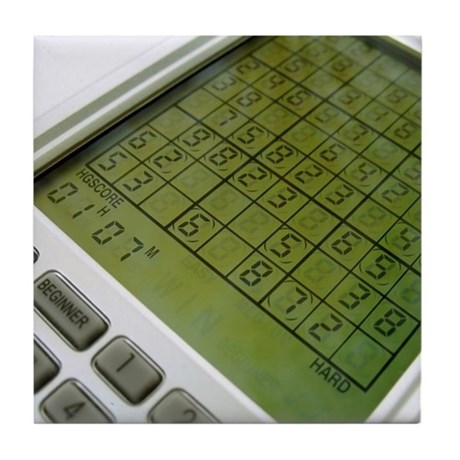
#> input picture examples/opencv-qing-song-ru-men/ch16/computer.jpg, 460 x 460 px
$ python 16.2_x.py
#> lines starting #> are read from the running program, lines starting #| are printed output that depends on the picture; after the words box and inside, x2 and y2 are one past the last pixel; in counts of white or black regions, pixels touching at a corner belong together
import cv2 as cv
import numpy as np
import matplotlib.pyplot as plt

img = cv.imread('computer.jpg')
#> img is the input picture: shape (460, 460, 3); mean B, G, R 130.4, 159.3, 153.1
img_gray = cv.cvtColor(img, cv.COLOR_BGR2GRAY)
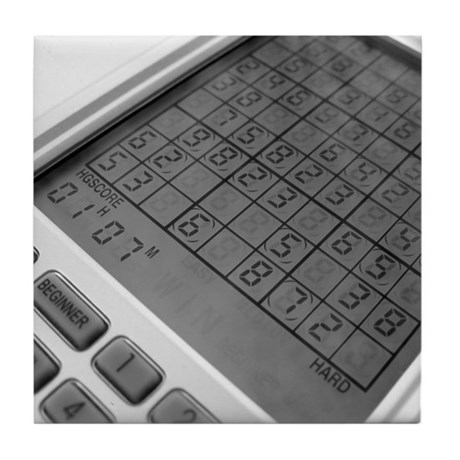
#> img_gray: shape (460, 460); min 0, max 255, mean 154.2
edges = cv.Canny(img_gray, 50, 150, apertureSize=3)
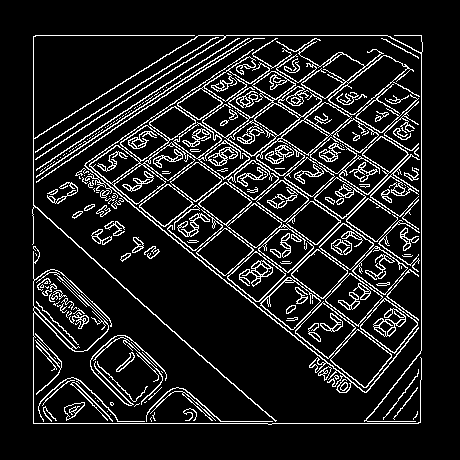
#> edges: shape (460, 460); 11.4% white in thin lines or dots, all inside (x1, y1, x2, y2) = (32, 35, 423, 425)
lines = cv.HoughLinesP(edges, 1, np.pi / 180, 160, minLineLength=100, maxLineGap=10)
#> lines = 29 rows, first 6: [33, 423, 418, 423], [33, 422, 33, 36], [35, 35, 421, 35], [421, 379, 421, 36], [104, 94, 416, 321], [43, 132, 364, 392]

res = img.copy()
for line in lines:
    x1, y1, x2, y2 = line[0]
    cv.line(res, (x1, y1), (x2, y2), (255, 0, 0), 2)
#> this loop made 29 passes
#> (x1, y1, x2, y2) on passes 1 to 12: (33, 423, 418, 423), (33, 422, 33, 36), (35, 35, 421, 35), (421, 379, 421, 36), (104, 94, 416, 321), (43, 132, 364, 392), (34, 206, 248, 398), (45, 131, 315, 349), (258, 307, 418, 147), (106, 92, 418, 319), (164, 231, 343, 86), (133, 76, 418, 276)
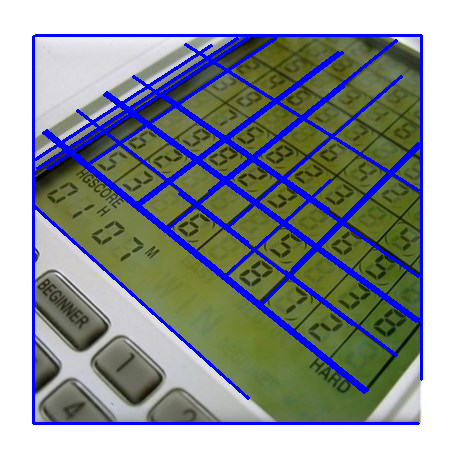
#> res: shape (460, 460, 3); 10.65% of pixels changed, all inside (x1, y1, x2, y2) = (32, 34, 423, 425)

plt.subplot(121), plt.imshow(cv.cvtColor(img, cv.COLOR_BGR2RGB)), plt.axis('off')
plt.subplot(122), plt.imshow(cv.cvtColor(res, cv.COLOR_BGR2RGB)), plt.axis('off')
plt.show()
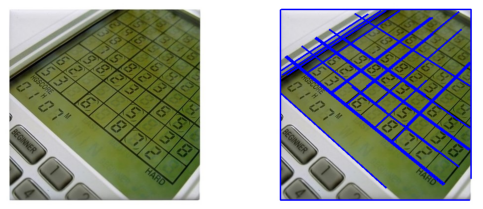
#> figure drawn by matplotlib, 2 panels

$ run again, with examples/opencv-qing-song-ru-men/ch16/building.jpg copied over examples/opencv-qing-song-ru-men/ch16/computer.jpg
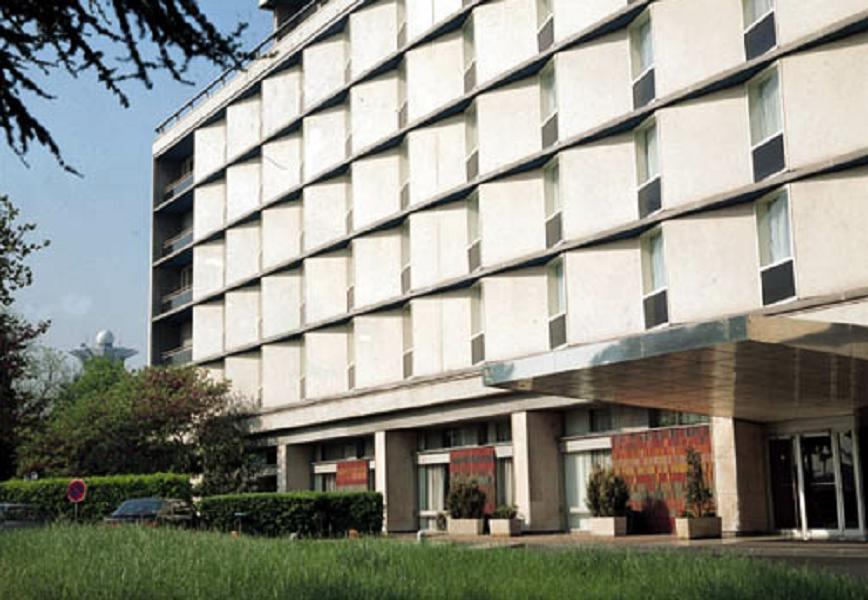
#> input picture examples/opencv-qing-song-ru-men/ch16/building.jpg, 868 x 600 px
#> img is the input picture: shape (600, 868, 3); mean B, G, R 133.7, 143.6, 142.9
#> `edges = cv.Canny(img_gray, 50, 150, apertureSize=3)`:
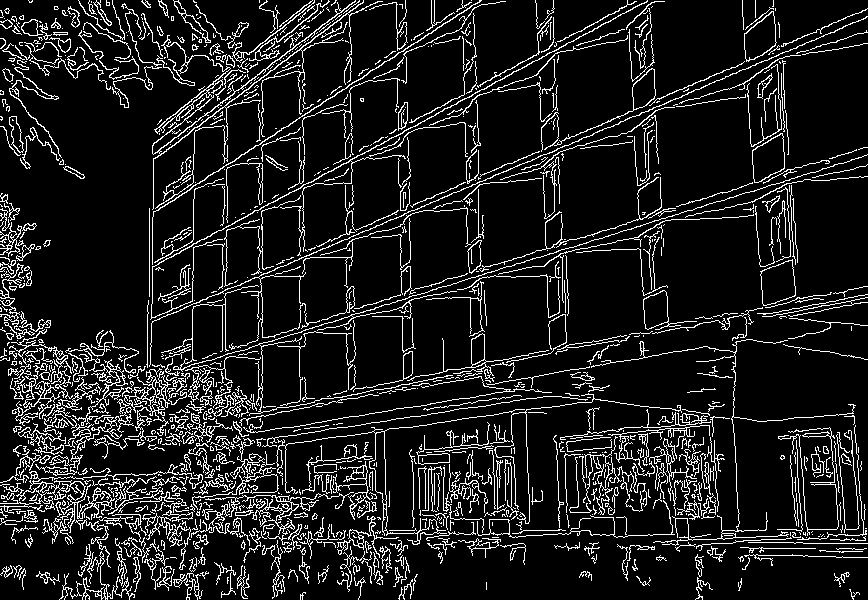
#> edges: shape (600, 868); 11.6% white in thin lines or dots
#> lines = 99 rows, first 6: [147, 323, 724, 78], [405, 213, 544, 154], [121, 527, 241, 529], [341, 164, 647, 1], [72, 449, 216, 421], [149, 214, 283, 127]
#> the loop `for line in lines:` made 99 passes
#> `plt.show()`:
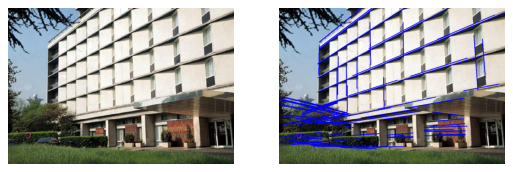
#> figure drawn by matplotlib, 2 panels
